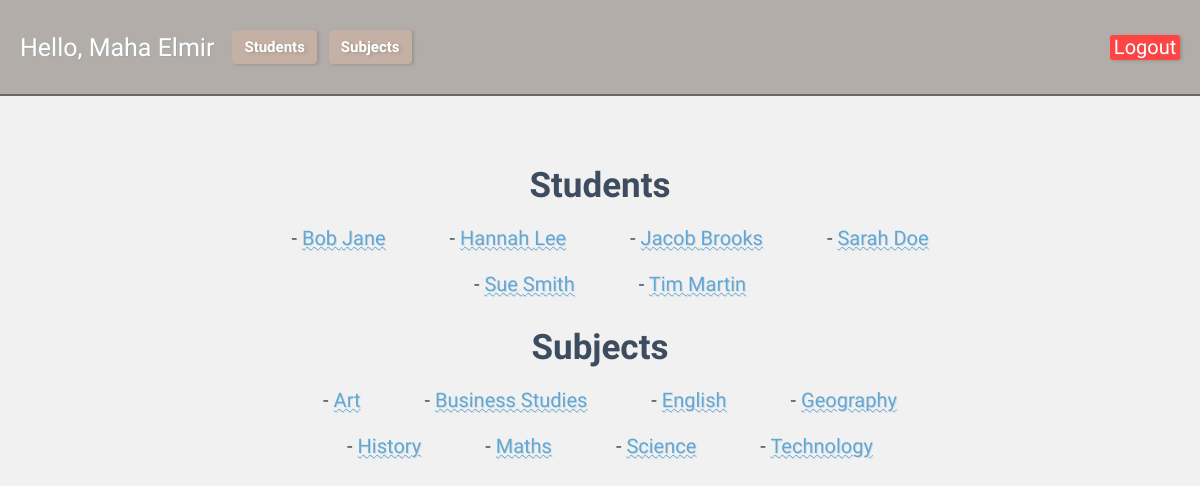
The page / (signed in) on the database its author committed.
### tables this page shows
CREATE TABLE "students"(id INTEGER PRIMARY KEY AUTOINCREMENT,
"firstname" TEXT NOT NULL,
"lastname" TEXT NOT NULL);

CREATE TABLE "subject" (`id` INTEGER PRIMARY KEY AUTOINCREMENT, `subject` TEXT);

### app.py (the view)
@app.route('/')
def index():
    if 'user_id' not in session:
        return redirect(url_for('login'))
    db = get_db()
    students = db.execute('''
                          SELECT * FROM students
                          ORDER BY firstname ASC;
                          ''').fetchall()
    subjects = db.execute('''
                          SELECT * FROM subject
                          ORDER BY subject ASC;
                         ''').fetchall()
    return render_template('index.html', students=students, subjects=subjects)

### app.py (called while the page is built)
def get_db():
    db = sqlite3.connect('database/student_mark.db')
    db.row_factory = sqlite3.Row
    return db

### templates/index.html
{% extends "base.html" %}
{% block content %}
<div class="connect">
    <h2 class="connect">Students</h2>
    {% for student in students %}
    <div class="student-list">
        <ul>
            <p>- <a href="{{url_for('student', student_id=student['id'])}}">{{student['firstname']}} {{student['lastname']}}</p></a>
        </ul>
    </div>
    {% endfor %}
    <h2 class="connect">Subjects</h2>
    {% for subject in subjects %}
    <div class="subject-list">
        <ul>
            <p>- <a href="{{url_for('subject', subject_id=subject['id'])}}">{{subject['subject']}}</p></a>
        </ul>
    </div>
    {% endfor %}
</div>
{% endblock %}

### static/css/style.css (style rules this page uses)
body { margin: 0; padding: 0; font-family: "Nunito"; background-image:url('https://imgh.in/host/sce4o3'); background-repeat:repeat; background-size:40%; background-color: #f0f0f0ec; background-blend-mode: lighten; }
.connect { padding:0; color:#3d4c5e; text-align:center; align-items: center; }
h2.connect { font-size:35px; margin-bottom:0px; }
.subject-list, .student-list { font-size:20px; padding-right:20px; margin-bottom:-18px; display:inline-block; vertical-align:middle; text-align:center; }
* { box-sizing: border-box; }
a { text-decoration: underline wavy 0.5px; color: #62a7d4; text-shadow: 1px 1px #658ca734; }

### rows shown on the page
students: firstname "Bob", lastname "Jane"
students: firstname "Hannah", lastname "Lee"
students: firstname "Jacob", lastname "Brooks"
students: firstname "Sarah", lastname "Doe"
students: firstname "Sue", lastname "Smith"
students: firstname "Tim", lastname "Martin"
subject: subject "Art"
subject: subject "Business Studies"
subject: subject "English"
subject: subject "Geography"
subject: subject "History"
subject: subject "Maths"
subject: subject "Science"
subject: subject "Technology"

### other values the page prints
{{ session.fullname }} "Maha Elmir"
